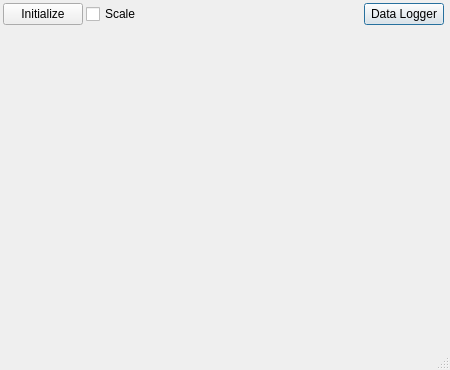
<?xml version="1.0" encoding="UTF-8"?>
<ui version="4.0">
 <class>Dialog</class>
 <widget class="QDialog" name="Dialog">
  <property name="geometry">
   <rect>
    <x>0</x>
    <y>0</y>
    <width>450</width>
    <height>370</height>
   </rect>
  </property>
  <property name="font">
   <font>
    <pointsize>9</pointsize>
   </font>
  </property>
  <property name="windowTitle">
   <string>Sensor Reading</string>
  </property>
  <property name="windowIcon">
   <iconset resource="res.qrc">
    <normaloff>:/control/play.svg</normaloff>:/control/play.svg</iconset>
  </property>
  <property name="autoFillBackground">
   <bool>true</bool>
  </property>
  <property name="sizeGripEnabled">
   <bool>true</bool>
  </property>
  <property name="modal">
   <bool>false</bool>
  </property>
  <layout class="QGridLayout" name="gridLayout">
   <property name="leftMargin">
    <number>3</number>
   </property>
   <property name="topMargin">
    <number>3</number>
   </property>
   <property name="rightMargin">
    <number>3</number>
   </property>
   <property name="bottomMargin">
    <number>0</number>
   </property>
   <property name="spacing">
    <number>3</number>
   </property>
   <item row="1" column="0" colspan="4">
    <layout class="QHBoxLayout" name="configLayout"/>
   </item>
   <item row="0" column="3">
    <widget class="QPushButton" name="switcher">
     <property name="text">
      <string>Data Logger</string>
     </property>
    </widget>
   </item>
   <item row="0" column="0">
    <widget class="QPushButton" name="pushButton">
     <property name="text">
      <string>Initialize</string>
     </property>
    </widget>
   </item>
   <item row="0" column="1">
    <widget class="QCheckBox" name="log_2">
     <property name="text">
      <string>Scale</string>
     </property>
    </widget>
   </item>
   <item row="2" column="0" colspan="5">
    <widget class="QStackedWidget" name="monitors">
     <property name="currentIndex">
      <number>0</number>
     </property>
     <widget class="QWidget" name="page">
      <layout class="QVBoxLayout" name="verticalLayout">
       <property name="spacing">
        <number>0</number>
       </property>
       <property name="leftMargin">
        <number>0</number>
       </property>
       <property name="topMargin">
        <number>0</number>
       </property>
       <property name="rightMargin">
        <number>0</number>
       </property>
       <property name="bottomMargin">
        <number>0</number>
       </property>
       <item>
        <layout class="QGridLayout" name="gaugeLayout">
         <property name="spacing">
          <number>3</number>
         </property>
        </layout>
       </item>
      </layout>
     </widget>
     <widget class="QWidget" name="page_2">
      <layout class="QGridLayout" name="gridLayout_2">
       <property name="leftMargin">
        <number>0</number>
       </property>
       <property name="topMargin">
        <number>0</number>
       </property>
       <property name="rightMargin">
        <number>0</number>
       </property>
       <property name="bottomMargin">
        <number>0</number>
       </property>
       <property name="horizontalSpacing">
        <number>2</number>
       </property>
       <property name="verticalSpacing">
        <number>0</number>
       </property>
       <item row="2" column="1">
        <widget class="QPushButton" name="pushButton_2">
         <property name="text">
          <string>SINE FIT</string>
         </property>
        </widget>
       </item>
       <item row="2" column="0">
        <widget class="QCheckBox" name="pauseBox">
         <property name="maximumSize">
          <size>
           <width>70</width>
           <height>16777215</height>
          </size>
         </property>
         <property name="text">
          <string>Pause</string>
         </property>
        </widget>
       </item>
       <item row="2" column="2">
        <widget class="QPushButton" name="pushButton_3">
         <property name="text">
          <string>DAMPED SINE FIT</string>
         </property>
        </widget>
       </item>
       <item row="1" column="0" colspan="3">
        <widget class="PlotWidget" name="graph"/>
       </item>
      </layout>
     </widget>
    </widget>
   </item>
   <item row="0" column="2">
    <spacer name="horizontalSpacer">
     <property name="orientation">
      <enum>Qt::Horizontal</enum>
     </property>
     <property name="sizeHint" stdset="0">
      <size>
       <width>40</width>
       <height>20</height>
      </size>
     </property>
    </spacer>
   </item>
  </layout>
 </widget>
 <customwidgets>
  <customwidget>
   <class>PlotWidget</class>
   <extends>QGraphicsView</extends>
   <header>pyqtgraph</header>
  </customwidget>
 </customwidgets>
 <resources>
  <include location="res.qrc"/>
 </resources>
 <connections>
  <connection>
   <sender>log_2</sender>
   <signal>toggled(bool)</signal>
   <receiver>Dialog</receiver>
   <slot>changeRange(bool)</slot>
   <hints>
    <hint type="sourcelabel">
     <x>149</x>
     <y>26</y>
    </hint>
    <hint type="destinationlabel">
     <x>362</x>
     <y>50</y>
    </hint>
   </hints>
  </connection>
  <connection>
   <sender>pushButton</sender>
   <signal>clicked()</signal>
   <receiver>Dialog</receiver>
   <slot>initialize()</slot>
   <hints>
    <hint type="sourcelabel">
     <x>39</x>
     <y>25</y>
    </hint>
    <hint type="destinationlabel">
     <x>0</x>
     <y>30</y>
    </hint>
   </hints>
  </connection>
  <connection>
   <sender>switcher</sender>
   <signal>clicked()</signal>
   <receiver>Dialog</receiver>
   <slot>next()</slot>
   <hints>
    <hint type="sourcelabel">
     <x>443</x>
     <y>21</y>
    </hint>
    <hint type="destinationlabel">
     <x>372</x>
     <y>17</y>
    </hint>
   </hints>
  </connection>
  <connection>
   <sender>pushButton_2</sender>
   <signal>clicked()</signal>
   <receiver>Dialog</receiver>
   <slot>sineFit()</slot>
   <hints>
    <hint type="sourcelabel">
     <x>259</x>
     <y>369</y>
    </hint>
    <hint type="destinationlabel">
     <x>467</x>
     <y>364</y>
    </hint>
   </hints>
  </connection>
  <connection>
   <sender>pauseBox</sender>
   <signal>toggled(bool)</signal>
   <receiver>Dialog</receiver>
   <slot>pause(bool)</slot>
   <hints>
    <hint type="sourcelabel">
     <x>40</x>
     <y>361</y>
    </hint>
    <hint type="destinationlabel">
     <x>40</x>
     <y>380</y>
    </hint>
   </hints>
  </connection>
  <connection>
   <sender>pushButton_3</sender>
   <signal>clicked()</signal>
   <receiver>Dialog</receiver>
   <slot>dampedSineFit()</slot>
   <hints>
    <hint type="sourcelabel">
     <x>380</x>
     <y>361</y>
    </hint>
    <hint type="destinationlabel">
     <x>397</x>
     <y>385</y>
    </hint>
   </hints>
  </connection>
 </connections>
 <slots>
  <slot>changeRange(bool)</slot>
  <slot>initialize()</slot>
  <slot>next()</slot>
  <slot>sineFit()</slot>
  <slot>pause(bool)</slot>
  <slot>dampedSineFit()</slot>
 </slots>
</ui>
